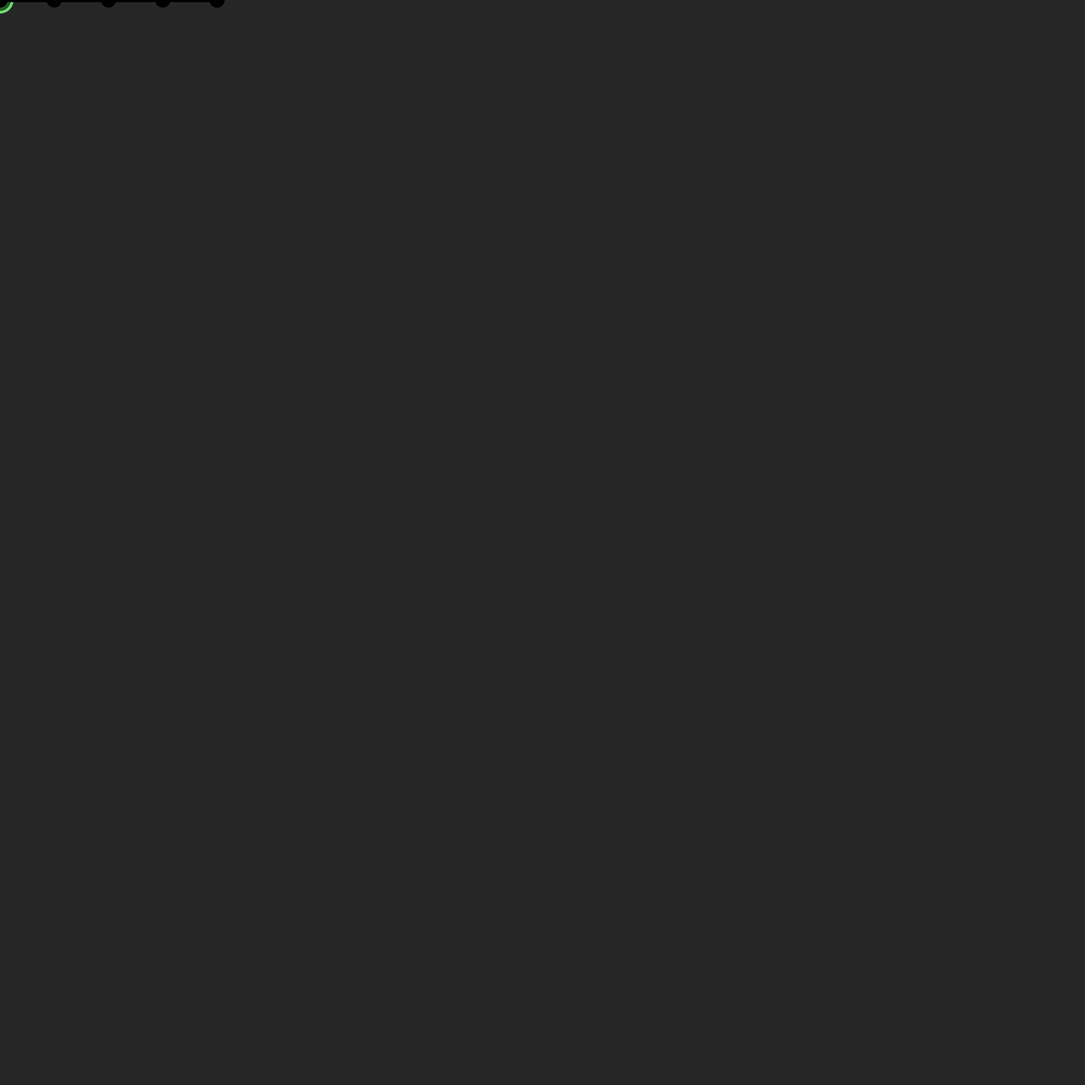
Frame 1 (no input)
Frame 60 (no input): identical to frame 1, image omitted
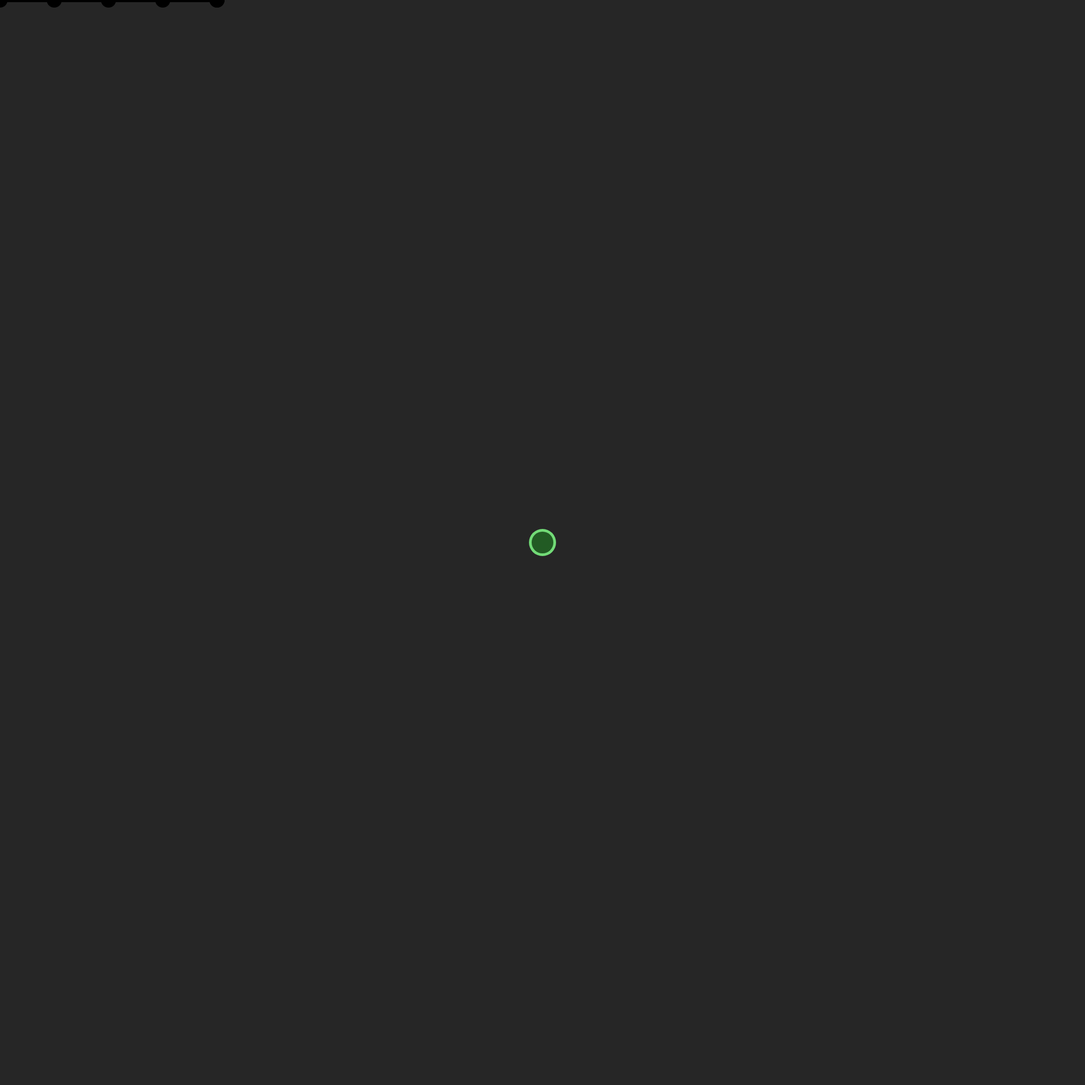
Frame 120 (the mouse pressed at the canvas centre since frame 60)

The p5.js sketch that drew these frames (run headless with seeded random() and noise() and a simulated clock; from frame 60 on, the mouse is pressed at the canvas centre):

// p5.js sketch
// ── sketch.js
var start = [500, 500]
var done = false
var points = [[0], [0, 0], [100, 0], [200, 0], [300, 0], [400, 0], [400, 0], [400, 0]]

function setup() {
  
  createCanvas(2000, 2000);
}

function draw() {
  
  dx = mouseX - 500
  dy = mouseY - 500
  angle = atan2(dy, dx)
  
  

  xVelocity = 1 * cos(angle)
  yVelocity = 1 * sin(angle)
  background(38);
  noStroke()
  fill('#72DB77')
  circle(mouseX, mouseY, 50)
  fill('#225B24')
  circle(mouseX, mouseY, 40)
  fill('#48C4FF')
  
  
  fill(0)
  
  if(dist(mouseX, mouseY, 500, 500) < 700){
    done = false
    while(done === false){
      
      for(let i = 1; i < points.length - 1; i++){
        points[0] = [mouseX, mouseY]
        dx = points[i][0] - points[i - 1][0]
        dy = points[i][1] - points[i - 1][1]
        
       angle = atan2(dy, dx)
        xVelocity = 1 * cos(angle)
        yVelocity = 1 * sin(angle)
        
        points[i][0] = points[i - 1][0] - (xVelocity * -1) * 100
        points[i][1] = points[i - 1][1] - (yVelocity * -1) * 100
      
        
      }
     for(let i = points.length - 3; i >= 1; i--){
        points[0] = [mouseX, mouseY]
        dx = points[i][0] - points[i + 1][0]
        dy = points[i][1] - points[i + 1][1]
        
       angle = atan2(dy, dx)
        xVelocity = 1 * cos(angle)
        yVelocity = 1 * sin(angle)
        
        points[i][0] = points[i + 1][0] - (xVelocity * -1) * 100
        points[i][1] = points[i + 1][1] - (yVelocity * -1) * 100
        
        
      }
      done = true
          }
    
    
    
  } 
  
  for(let i = 0; i < points.length - 2; i++){
    
    stroke(0)
    strokeWeight(8)
    line(points[i][0], points[i][1], points[i + 1][0], points[i + 1][1])
  }
  for(let i = 1; i < points.length - 1; i++){
  circle(points[i][0], points[i][1], 20)
  }
  
}
